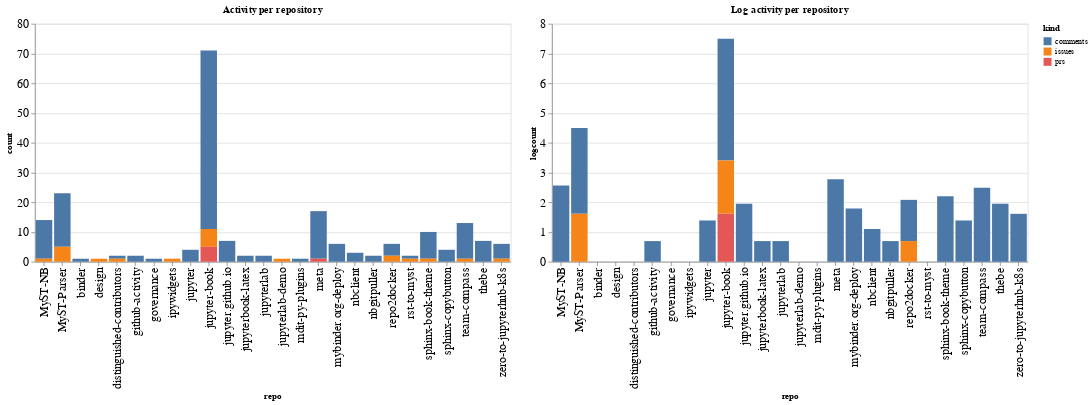

The notebook cell this image was saved under:
### Code cell
ch1 = alt.Chart(repo_summaries, width=600, title="Activity per repository").mark_bar().encode(
    x='repo',
    y='count',
    color='kind',
    tooltip="kind"
)

ch2 = alt.Chart(repo_summaries, width=600, title="Log activity per repository").mark_bar().encode(
    x='repo',
    y='logcount',
    color='kind',
    tooltip="kind"
)

ch1 | ch2

### Figure 1 — Vega-Lite specification as saved in the notebook (floating-point values rounded to 4 significant figures)
{"config": {"axisLeft": {"labelFontSize": 15}, "axisBottom": {"labelFontSize": 15}}, "hconcat": [{"mark": "bar", "encoding": {"color": {"type": "nominal", "field": "kind"}, "tooltip": {"type": "nominal", "field": "kind"}, "x": {"type": "nominal", "field": "repo"}, "y": {"type": "quantitative", "field": "count"}}, "title": "Activity per repository", "width": 600}, {"mark": "bar", "encoding": {"color": {"type": "nominal", "field": "kind"}, "tooltip": {"type": "nominal", "field": "kind"}, "x": {"type": "nominal", "field": "repo"}, "y": {"type": "quantitative", "field": "logcount"}}, "title": "Log activity per repository", "width": 600}], "data": {"name": "data-7300b7f4731c64ac0751a0d541bdbf85"}, "$schema": "https://vega.github.io/schema/vega-lite/v4.8.1.json", "datasets": {"data-7300b7f4731c64ac0751a0d541bdbf85": [{"repo": "MyST-NB", "kind": "comments", "count": 13, "logcount": 2.565}, {"repo": "MyST-NB", "kind": "issues", "count": 1, "logcount": 0.0}, {"repo": "MyST-Parser", "kind": "comments", "count": 18, "logcount": 2.89}, {"repo": "MyST-Parser", "kind": "issues", "count": 5, "logcount": 1.609}, {"repo": "binder", "kind": "comments", "count": 1, "logcount": 0.0}, {"repo": "design", "kind": "issues", "count": 1, "logcount": 0.0}, {"repo": "distinguished-contributors", "kind": "comments", "count": 1, "logcount": 0.0}, {"repo": "distinguished-contributors", "kind": "issues", "count": 1, "logcount": 0.0}, {"repo": "github-activity", "kind": "comments", "count": 2, "logcount": 0.6931}, {"repo": "governance", "kind": "comments", "count": 1, "logcount": 0.0}, {"repo": "ipywidgets", "kind": "issues", "count": 1, "logcount": 0.0}, {"repo": "jupyter", "kind": "comments", "count": 4, "logcount": 1.386}, {"repo": "jupyter-book", "kind": "comments", "count": 60, "logcount": 4.094}, {"repo": "jupyter-book", "kind": "issues", "count": 6, "logcount": 1.792}, {"repo": "jupyter-book", "kind": "prs", "count": 5, "logcount": 1.609}, {"repo": "jupyter.github.io", "kind": "comments", "count": 7, "logcount": 1.946}, {"repo": "jupyterbook-latex", "kind": "comments", "count": 2, "logcount": 0.6931}, {"repo": "jupyterlab", "kind": "comments", "count": 2, "logcount": 0.6931}, {"repo": "jupyterlab-demo", "kind": "issues", "count": 1, "logcount": 0.0}, {"repo": "mdit-py-plugins", "kind": "comments", "count": 1, "logcount": 0.0}, {"repo": "meta", "kind": "comments", "count": 16, "logcount": 2.773}, {"repo": "meta", "kind": "prs", "count": 1, "logcount": 0.0}, {"repo": "mybinder.org-deploy", "kind": "comments", "count": 6, "logcount": 1.792}, {"repo": "nbclient", "kind": "comments", "count": 3, "logcount": 1.099}, {"repo": "nbgitpuller", "kind": "comments", "count": 2, "logcount": 0.6931}, {"repo": "repo2docker", "kind": "comments", "count": 4, "logcount": 1.386}, {"repo": "repo2docker", "kind": "issues", "count": 2, "logcount": 0.6931}, {"repo": "rst-to-myst", "kind": "comments", "count": 1, "logcount": 0.0}, {"repo": "rst-to-myst", "kind": "issues", "count": 1, "logcount": 0.0}, {"repo": "sphinx-book-theme", "kind": "comments", "count": 9, "logcount": 2.197}, {"repo": "sphinx-book-theme", "kind": "issues", "count": 1, "logcount": 0.0}, {"repo": "sphinx-copybutton", "kind": "comments", "count": 4, "logcount": 1.386}, {"repo": "team-compass", "kind": "comments", "count": 12, "logcount": 2.485}, {"repo": "team-compass", "kind": "issues", "count": 1, "logcount": 0.0}, {"repo": "thebe", "kind": "comments", "count": 7, "logcount": 1.946}, {"repo": "zero-to-jupyterhub-k8s", "kind": "comments", "count": 5, "logcount": 1.609}, {"repo": "zero-to-jupyterhub-k8s", "kind": "issues", "count": 1, "logcount": 0.0}]}}
